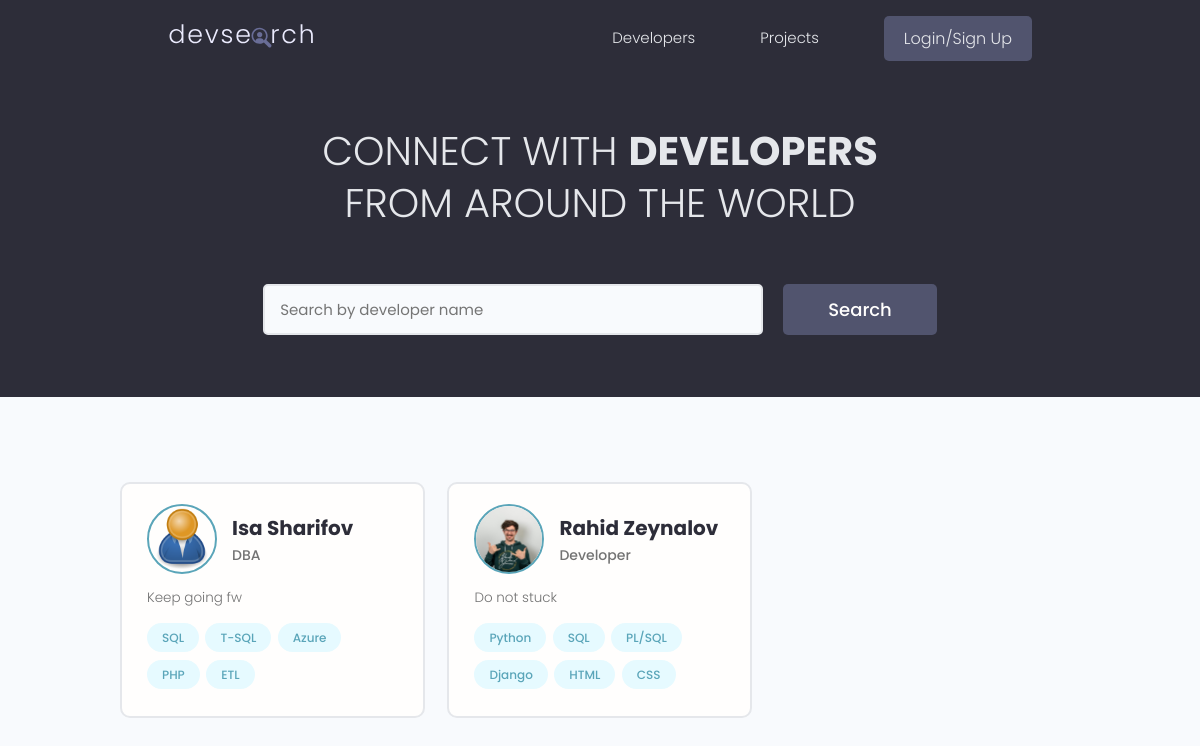
The app's page /, older data.
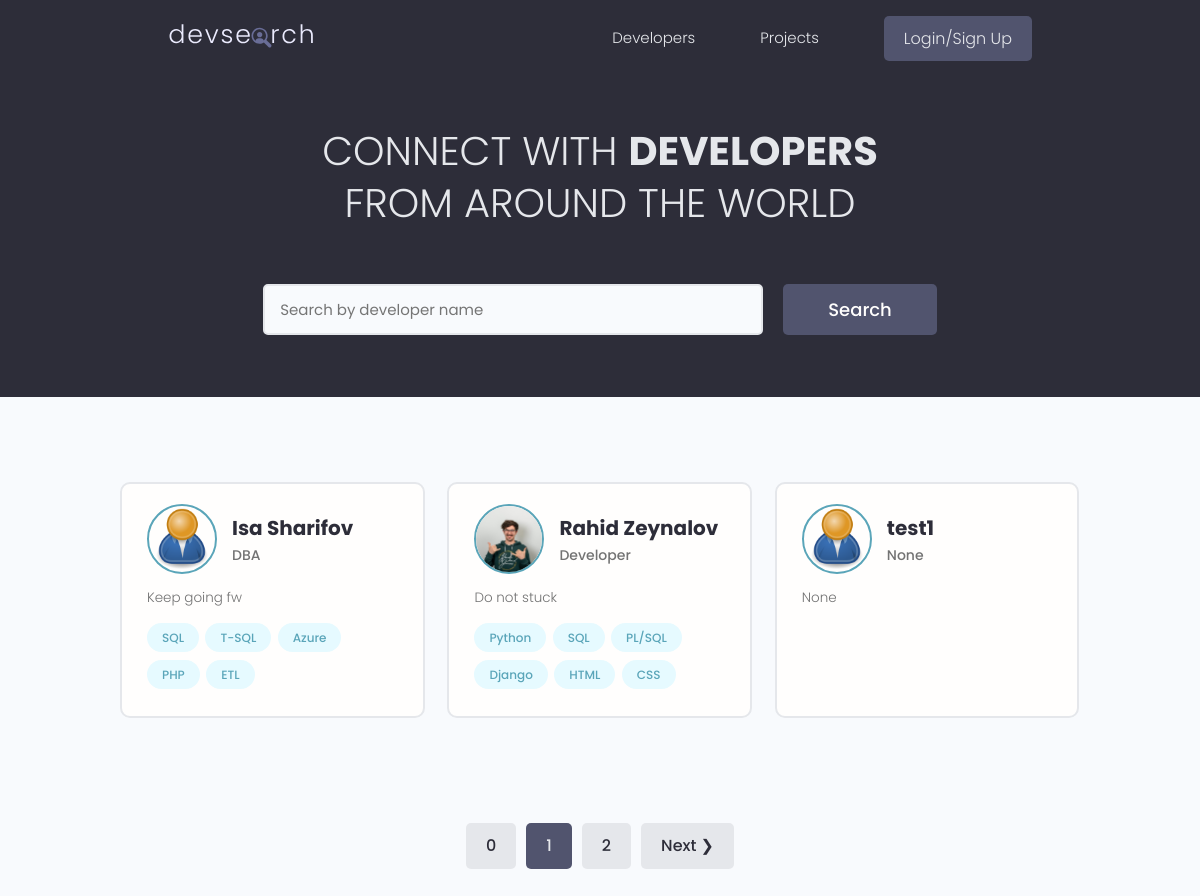
The same page, newer data.
### users/models.py (models this page shows, shortened)
class Profile(models.Model):
    user = models.OneToOneField(User, on_delete=models.CASCADE, null=True, blank=True)
    name = models.CharField(max_length=150, null=True, blank=True)
    email = models.EmailField(max_length=150, null=True, blank=True)
    username = models.CharField(max_length=150, null=True, blank=True)
    location = models.CharField(max_length=150, null=True, blank=True)
    short_intro = models.CharField(max_length=200, null=True, blank=True)
    bio = models.TextField(null=True, blank=True)
    profile_image = models.ImageField(null=True, blank=True, upload_to='profiles/', default="profiles/users-default.png")
    social_github = models.CharField(max_length=150, null=True, blank=True)
    social_stackoverflow = models.CharField(max_length=150, null=True, blank=True)
    social_linkedin = models.CharField(max_length=150, null=True, blank=True)
    social_youtube = models.CharField(max_length=150, null=True, blank=True)
    social_medium = models.CharField(max_length=150, null=True, blank=True)
    created = models.DateTimeField(auto_now_add=True, null=True, blank=True)
    id = models.UUIDField(default=uuid.uuid4, unique=True, primary_key=True, editable=False)
    class Meta:
        ordering =['created']

class Skill(models.Model):
    owner = models.ForeignKey(Profile, on_delete=models.CASCADE, null=True, blank=True)
    name = models.CharField(max_length=150, null=True, blank=True)
    description = models.TextField(null=True, blank=True)
    created = models.DateTimeField(auto_now_add=True, null=True, blank=True)
    id = models.UUIDField(default=uuid.uuid4, unique=True, primary_key=True, editable=False)

### users/views.py (the view)
# urls.py: path('', views.profiles, name="profiles"),
def profiles(request):
    profiles, search_query = searchProfiles(request)
    custome_range, profiles = paginateProfiles(request, profiles, 3)
    context = {'profiles':profiles, 'search_query': search_query, 'custome_range':custome_range}
    return render(request, 'users/profiles.html', context=context)

### users/utils.py (called while the page is built)
def searchProfiles(request):
    search_query = ''
    if request.GET.get('search_query'):
        search_query = request.GET.get('search_query')
    skills = Skill.objects.filter(name__icontains=search_query)
    profiles = Profile.objects.distinct().filter(
        Q(name__icontains = search_query) |
        Q(short_intro__icontains = search_query) |
        Q(skill__in = skills))
    return profiles, search_query

### users/templates/users/profiles.html (shortened to what this page needs)
{% extends 'main.html' %}
{% block content %}
<main class="home">
    <section class="hero-section text-center">
        <div class="container container--narrow">
            <div class="hero-section__box">
                <h2>CONNECT WITH <span>DEVELOPERS</span></h2>
                <h2>FROM AROUND THE WORLD</h2>
            </div>
            <div class="hero-section__search">
                <form id="searchForm" class="form" action="{% url 'profiles' %}" method="get">
                    <div class="form__field">
                        <input class="input input--text" id="formInput#search" type="text" name="search_query"
                            value = "{{search_query}}" placeholder="Search by developer name" />
                    </div>
                    <input class="btn btn--sub btn--lg" type="submit" value="Search" />
                </form>
            </div>
        </div>
    </section>
    <section class="devlist">
        <div class="container">
            <div class="grid grid--three">
                {% for profile in profiles %}
                <div class="column card">
                    <div class="dev">
                        <a href="{% url 'user-profile' profile.id %}" class="card__body">
                            <div class="dev__profile">
                                <img class="avatar avatar--md" src="{{profile.profile_image.url}}"
                                    alt="image" />
                                <div class="dev__meta">
                                    <h3>{{profile.name}}</h3>
                                    <h5>{{profile.short_intro}}</h5>
                                </div>
                            </div>
                            <p class="dev__info">
                                {{profile.bio|slice:"150"}}
                            </p>
                            <div class="dev__skills">
                                {% for skill in profile.skill_set.all|slice:"6" %}
                                <span class="tag tag--pill tag--main">
                                    <small>{{skill.name}}</small>
                                </span>
                                {% endfor %}
                            </div>
                        </a>
                    </div>
                </div>
                {% endfor %}
            </div>
        </div>
    </section>
    {% include "pagination.html" with queryset=profiles custome_range=custome_range %}
</main>
{% endblock content %}

Row changes from the older to the newer data that the page shows:
added Profile: profile_image (placeholder picture), name "test1", short_intro "None", bio "None"
Text that changed along with them:
new list line: "0"
new list line: "1"
new list line: "2"
text now shown: "Next ❯"
